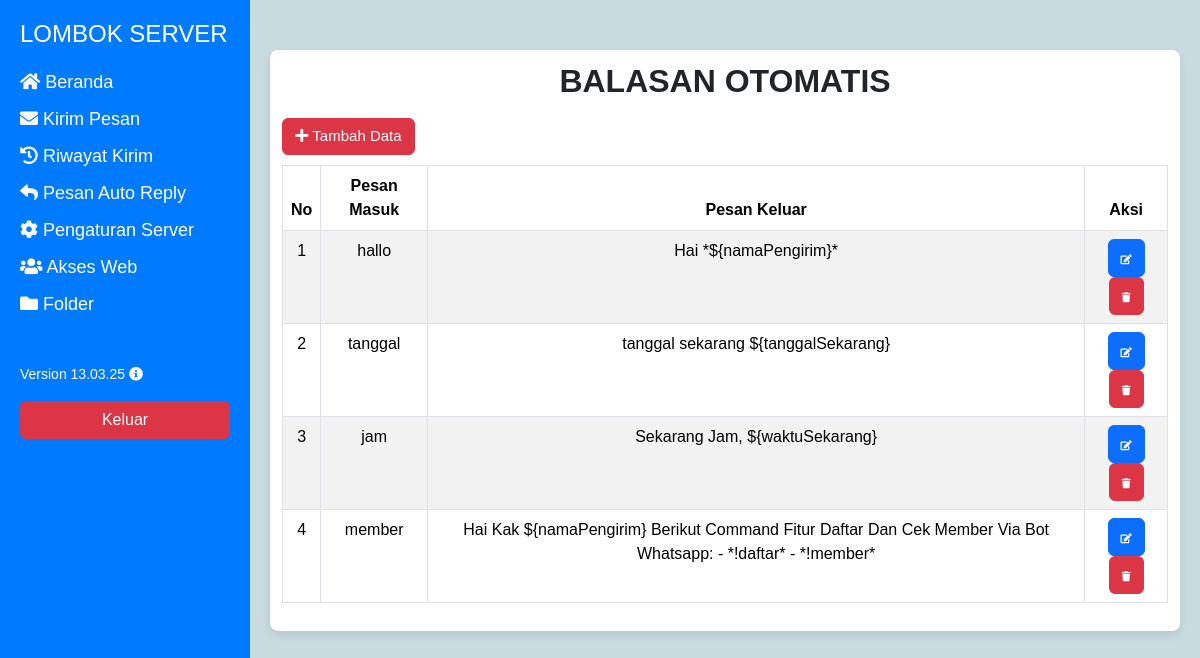
Screenshot of /page/reply.php (signed in) with the database file from the repository.
### tables this page shows
CREATE TABLE `reply` (
  `id` int NOT NULL,
  `pesan_masuk` varchar(255) DEFAULT NULL,
  `pesan_keluar` varchar(255) DEFAULT NULL,
  `update_at` datetime DEFAULT NULL
);

### page/reply.php (the view, shortened to what this page needs)
<?php
include '../db.php';
$query = "SELECT * FROM reply";
$result = mysqli_query($conn, $query);
?>
<?php
include '../layout/header.php';
?>
<?php
include '../layout/sidebar.php';
?>
<div class="content">
    <div class="form-reply">
    <h2 style="font-weight: bold;">BALASAN OTOMATIS</h2>
        <div class="table-responsive">
            <button type="button" class="btn btn-danger" data-bs-toggle="modal" data-bs-target="#modalTambah" style="margin-bottom: 10px; margin-top: 10px; margin-right: 85%; font-size: 15px;">
                <i class="fas fa-plus"></i> Tambah Data
            </button>
            <table class="table table-striped table-bordered">
                <thead>
                    <tr>
                        <th scope="col" class="text-center">No</th>
                        <th scope="col" class="text-center">Pesan Masuk</th>
                        <th scope="col" class="text-center">Pesan Keluar</th>
                        <th scope="col" class="text-center">Aksi</th>
                    </tr>
                </thead>
                <tbody>
                    <?php
                    $no = 1;
                    if (mysqli_num_rows($result) > 0) {
                        while ($reply = mysqli_fetch_array($result)) {
                            echo "<tr>";
                            echo "<td>" . $no++ . "</td>";
                            echo "<td>" . $reply['pesan_masuk'] . "</td>";
                            echo "<td>" . $reply['pesan_keluar'] . "</td>";
                            echo "<td>
                                <button type='button' class='btn btn-primary' data-bs-toggle='modal' data-bs-target='#modalEdit'
                                data-id='" . $reply['id'] . "'
                                data-pesan_masuk='" . $reply['pesan_masuk'] . "'
                                data-pesan_keluar='" . $reply['pesan_keluar'] . "'>
                                <i class='fas fa-edit' style='font-size: 10px;'></i>
                                </button>
                                <a href='reply.php?id=" . $reply['id'] . "&aksi=hapus' class='btn btn-danger'>
                                <i class='fas fa-trash' style='font-size: 10px;'></i>
                                </a>
                              </td>";
                            echo "</tr>";
                        }
                    } else {
                        echo "<tr><td colspan='5'>Tidak ada data reply.</td></tr>";
                    }
                    ?>
                </tbody>
            </table>
        </div>
    </div>
    </body>
    </html>

### layout/header.php (shortened to what this page needs)
<!DOCTYPE html>
<html lang="en">
<head>
  <link
    rel="stylesheet"
    href="https://cdnjs.cloudflare.com/ajax/libs/font-awesome/5.15.3/css/all.min.css" />
  <link
    rel="stylesheet"
    href="https://cdn.jsdelivr.net/npm/bootstrap@5.3.3/dist/css/bootstrap.min.css" />
  <link rel="stylesheet" href="https://cdn.jsdelivr.net/npm/sweetalert2@11/dist/sweetalert2.min.css">
  <link rel="stylesheet" href="https://unpkg.com/leaflet@1.9.4/dist/leaflet.css" />
</head>
<body>

### layout/sidebar.php (shortened to what this page needs)
<?php
$current_page = basename($_SERVER['SCRIPT_NAME']);
?>
<div class="sidebar" id="sidebar">
        <h2>LOMBOK SERVER</h2>
        <ul>
                <li><a href="<?= BASE_URL; ?>" class="<?= $current_page == 'index.php' ? 'active' : '' ?>">
                                <i class="fas fa-home"></i> Beranda</a></li>
                <li><a href="<?= BASE_URL; ?>page/kirim_pesan.php" class="<?= $current_page == 'kirim_pesan.php' ? 'active' : '' ?>">
                                <i class="fas fa-envelope"></i> Kirim Pesan</a></li>
                <li><a href="<?= BASE_URL; ?>page/riwayat.php" class="<?= $current_page == 'riwayat.php' ? 'active' : '' ?>">
                                <i class="fas fa-history"></i> Riwayat Kirim</a></li>
                <li><a href="<?= BASE_URL; ?>page/reply.php" class="<?= $current_page == 'reply.php' ? 'active' : '' ?>">
                                <i class="fas fa-reply"></i> Pesan Auto Reply</a></li>
                <li><a href="<?= BASE_URL; ?>page/setting.php" class="<?= $current_page == 'setting.php' ? 'active' : '' ?>">
                                <i class="fas fa-cog"></i> Pengaturan Server</a></li>
                <li><a href="<?= BASE_URL; ?>page/web_akses.php" class="<?= $current_page == 'web_akses.php' ? 'active' : '' ?>">
                                <i class="fas fa-users"></i> Akses Web</a></li>
                <li><a href="<?= BASE_URL; ?>page/folder.php" class="<?= $current_page == 'folder.php' ? 'active' : '' ?>">
                                <i class="fas fa-folder"></i> Folder</a></li>
        </ul>
        <p style="font-size: 14px; color: #fff; margin-top: 20px;">Version 13.03.25 <i class="fas fa-info-circle"></i></p>
        <a href="<?= BASE_URL; ?>logout.php" id="logout-session" class="btn btn-danger w-100">Keluar</a>
</div>

### layout/header.php (style rules this page uses)
body { background: rgb(200, 220, 224); font-family: Arial, sans-serif, 'Poppins', sans-serif, 'Poppins', sans-serif; }
.sidebar { width: 250px; height: 100vh; position: fixed; left: 0; top: 0; background: #007bff; color: #fff; padding: 20px; display: none; flex-direction: column; }
.sidebar h2 { margin-bottom: 20px; font-size: 24px; }
.sidebar ul { list-style: none; padding: 0; }
.sidebar ul li { margin-bottom: 10px; }
.sidebar ul li a { color: #fff; text-decoration: none; font-size: 18px; }
.content { margin-left: 10px; padding: 20px; transition: margin-left 0.3s; margin-top: 20px; }
@media (min-width: 768px) { .sidebar { display: flex; background: #007bff; } }
@media (min-width: 768px) { .content { margin-left: 250px; } }
.form-reply { width: 100%; margin: 10px auto; text-align: center; padding: 12px; background: #ffffff; border-radius: 8px; box-shadow: 0 4px 8px rgba(0, 0, 0, 0.1); }

### rows the page displays
reply: pesan_masuk "hallo", pesan_keluar "Hai *${namaPengirim}*"
reply: pesan_masuk "tanggal", pesan_keluar "tanggal sekarang ${tanggalSekarang}"
reply: pesan_masuk "jam", pesan_keluar "Sekarang Jam, ${waktuSekarang}"
reply: pesan_masuk "member", pesan_keluar "Hai Kak ${namaPengirim} Berikut Command Fitur Daftar Dan Cek Member Via Bot Whatsapp: - *!daftar* - *!member*"
